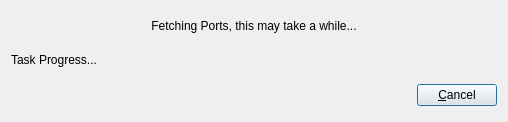
<?xml version="1.0" encoding="UTF-8"?>
<ui version="4.0">
 <class>PortsnapProgress</class>
 <widget class="QDialog" name="PortsnapProgress">
  <property name="geometry">
   <rect>
    <x>0</x>
    <y>0</y>
    <width>508</width>
    <height>122</height>
   </rect>
  </property>
  <property name="windowTitle">
   <string>Portsnap Progress</string>
  </property>
  <property name="windowIcon">
   <iconset resource="PBSystem.qrc">
    <normaloff>:/system.png</normaloff>:/system.png</iconset>
  </property>
  <property name="modal">
   <bool>true</bool>
  </property>
  <layout class="QGridLayout" name="gridLayout">
   <item row="0" column="0">
    <widget class="QLabel" name="label">
     <property name="text">
      <string>Fetching Ports, this may take a while...</string>
     </property>
     <property name="alignment">
      <set>Qt::AlignCenter</set>
     </property>
    </widget>
   </item>
   <item row="1" column="0">
    <widget class="QLabel" name="taskProgressLbl">
     <property name="text">
      <string>Task Progress...</string>
     </property>
     <property name="wordWrap">
      <bool>false</bool>
     </property>
    </widget>
   </item>
   <item row="2" column="0">
    <layout class="QHBoxLayout" name="horizontalLayout">
     <item>
      <spacer name="spacer40">
       <property name="orientation">
        <enum>Qt::Horizontal</enum>
       </property>
       <property name="sizeType">
        <enum>QSizePolicy::Expanding</enum>
       </property>
       <property name="sizeHint" stdset="0">
        <size>
         <width>491</width>
         <height>31</height>
        </size>
       </property>
      </spacer>
     </item>
     <item>
      <widget class="QPushButton" name="cancelBut">
       <property name="text">
        <string>&amp;Cancel</string>
       </property>
       <property name="shortcut">
        <string>Alt+C</string>
       </property>
      </widget>
     </item>
    </layout>
   </item>
  </layout>
 </widget>
 <layoutdefault spacing="6" margin="11"/>
 <includes>
  <include location="global">sys/types.h</include>
  <include location="global">sys/stat.h</include>
  <include location="global">qmessagebox.h</include>
 </includes>
 <resources>
  <include location="PBSystem.qrc"/>
 </resources>
 <connections>
  <connection>
   <sender>cancelBut</sender>
   <signal>clicked()</signal>
   <receiver>PortsnapProgress</receiver>
   <slot>cancel()</slot>
   <hints>
    <hint type="sourcelabel">
     <x>20</x>
     <y>20</y>
    </hint>
    <hint type="destinationlabel">
     <x>20</x>
     <y>20</y>
    </hint>
   </hints>
  </connection>
 </connections>
</ui>
